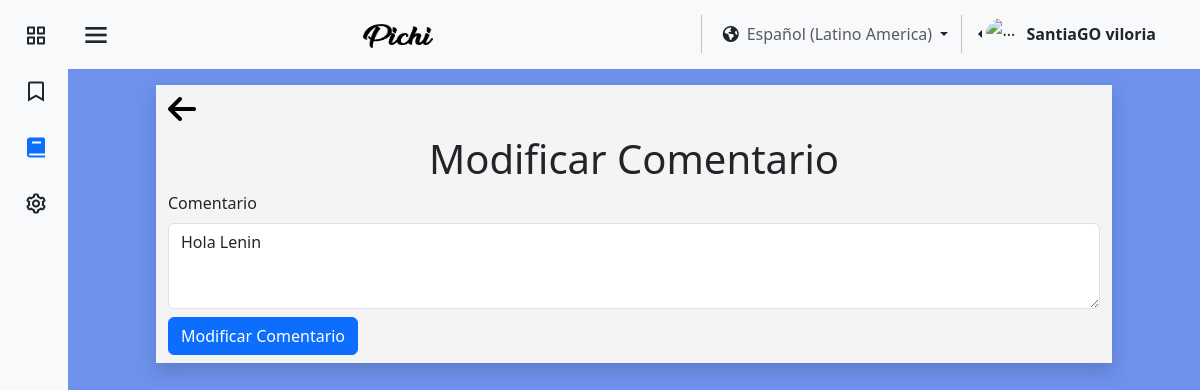
/pages/es/modifComentario.php?idComen=4&id_cur=Cur_URBE_01 (signed in), run on the app's committed database.
### tables this page shows
CREATE TABLE `usuario` (
  `id_user` int(11) NOT NULL,
  `identificacion_user` varchar(11) NOT NULL,
  `nombre_user` varchar(25) NOT NULL,
  `apellido_user` varchar(25) NOT NULL,
  `correo_user` varchar(45) NOT NULL,
  `contrasena_user` varchar(16) NOT NULL,
  `direccion_user` varchar(80) NOT NULL,
  `numero_user` varchar(15) NOT NULL,
  `fecha_nacimiento_user` datetime NOT NULL,
  `Active_online` tinyint(1) NOT NULL,
  `sexo_user` varchar(15) NOT NULL,
  `Empresa_id_empresa` int(11) DEFAULT NULL,
  `rol` tinyint(1) NOT NULL,
  `img_perfil` varchar(255) NOT NULL
);

CREATE TABLE `foro_curso` (
  `id_foro_cur` int(11) NOT NULL,
  `mensaje` longtext NOT NULL,
  `modif_fecha` datetime NOT NULL,
  `modificacion` datetime DEFAULT NULL,
  `usuario_id_user` int(11) NOT NULL,
  `curso_id_curso` varchar(100) NOT NULL
);

### pages/es/modifComentario.php (the view, shortened to what this page needs)
<?php
require "../../assests/php/LoginBD.php";
if (isset($_SESSION['id_user'])) {
    $usuarios1 = $_SESSION['id_user'];
    $conexion1 = mysqli_query($mysqli, "SELECT Empresa_id_empresa, rol, nombre_user, apellido_user FROM usuario WHERE id_user = '$usuarios1'");
    if (mysqli_num_rows($conexion1) > 0) {
        $datos = mysqli_fetch_assoc($conexion1);
        $rol = $datos['rol'];
        $nombreUsuario = $datos['nombre_user'];
        $apellidoUsuario = $datos['apellido_user'];
    }
}
if (isset($_GET['id_cur']) && isset($_GET['idComen'])) {
    $id_curso_seleccionado = $_GET['id_cur'];
    $id_comentario_seleccionado = $_GET['idComen'];
    $consultaComentarios = mysqli_query($mysqli, "SELECT * FROM foro_curso WHERE id_foro_cur = '$id_comentario_seleccionado'");
    if (mysqli_num_rows($consultaComentarios) > 0) {
        while ($datosComentarios = mysqli_fetch_assoc($consultaComentarios)) {
            $Comentarios[] = $datosComentarios;
        }
    }
}
?>
<!DOCTYPE html>
<html lang="en">
<head>
    <link href="https://cdn.jsdelivr.net/npm/bootstrap@5.3.3/dist/css/bootstrap.min.css" rel="stylesheet"
 />
    <link href="https://unpkg.com/boxicons@2.1.4/css/boxicons.min.css" rel="stylesheet" />
    <link rel="stylesheet" href="https://cdnjs.cloudflare.com/ajax/libs/font-awesome/6.5.1/css/all.min.css"
 />
    <link rel="stylesheet" href="../../assests/css/colorPallete.css" />
    <link rel="stylesheet" href="../../assests/css/viewUser.css" />
    <link rel="stylesheet" href="../../assests/css/sidebar.css" />
</head>
<body class="bg-pastel" id="body-pd">
    <header id="header">
        <nav class="navbar bg-body-tertiary">
            <div class="container-fluid">
                <div class="header_toggle">
                    <i class="bx bx-menu" id="header-toggle"></i>
                </div>
                <a class="navbar-brand" href="../../index.html">
                    <img src="../../assests/img/text-1710023184778.png" alt="Bootstrap" width="70" height="24" />
                </a>
                <div class="d-flex flex-wrap justify-content-end">
                    <div class="nav-item dropdown">
                        <button class="btn dropdown-toggle" data-bs-toggle="dropdown" aria-expanded="false" href="#">
                            <span class="fa-solid fa-earth-americas"></span><a class="ms-2 text-body-secondary"
                                href="#">Español (Latino America)</a>
                        </button>
                    </div>
                    <div class="btn-group dropstart me-4 pe-2">
                        <a href="#" class="d-flex align-items-center link-dark text-decoration-none dropdown-toggle"
                            id="dropdownUser2" data-bs-toggle="dropdown" aria-expanded="false">
                            <img src="https://github.com/PichiGod.png" alt="..." width="32" height="32"
                                class="rounded-circle me-2" />
                            <strong>
                                <?php echo $nombreUsuario . " " . $apellidoUsuario; ?>
                            </strong>
                        </a>
                    </div>
                </div>
            </div>
        </nav>
    </header>
    <div class="l-navbar bg-body-tertiary" id="nav-bar">
        <nav class="nav">
            <div class="nav_list">
                <a href="Inicio.php" class="nav_link link-dark">
                    <i class="bx bx-grid-alt nav_icon"></i>
                </a>
                <a href="tutorial.php" class="nav_link link-dark">
                    <i class='bx bx-bookmark nav_icon'></i>
                </a>
                <a href="cursos.php" class="nav_link active">
                    <i class="bx bxs-book nav_icon"></i>
                </a>
                <?php if ($rol != 0) { ?>
                    <a href="MenuAdmin.php" class="nav_link link-dark">
                        <i class="bx bx-cog nav_icon"></i>
                    </a>
                <?php }
                ; ?>
            </div>
        </nav>
    </div>
    <section>
        <div class="container-fluid bg-blanco my-3 pb-2 shadow">
            <a href="verForo.php?id_cur=<?php echo $id_curso_seleccionado ?>"><i class="fa-solid mt-2 fa-arrow-left"
                    style="font-size:2rem;color:black;"></i></a>
            <h1 class="text-center pt-2">Modificar Comentario</h1>
            <form action="" method="post" enctype="multipart/form-data">
                <?php
                if (mysqli_num_rows($consultaComentarios) > 0) {
                    foreach ($Comentarios as $comentario): ?>
                        <div class="rounded ">
                            <label for="mensaje" class="form-label">Comentario</label>
                            <textarea class="form-control" id="mensaje"
                                rows="3"><?php echo $comentario['mensaje']; ?></textarea>
                        </div>
                    <?php endforeach;
                } ?>
                <button class="btn btn-primary mt-2" onclick="submitData();">Modificar Comentario</button>
            </form>
        </div>
    </section>
</body>
</html>

### assests/css/colorPallete.css (style rules this page uses)
.bg-pastel { background-color: #527ce9d6; }
.bg-blanco { background-color: #F4F4F4; }

### assests/css/sidebar.css (style rules this page uses)
:root { --z-fixed: 100; --nav-width: 68px; --header-height: 3rem; }
body { transition: 0.5s; }
a { text-decoration: none; }
.header_toggle { justify-content: center; margin-top: 0.3rem; font-size: 2rem; cursor: pointer; }
.l-navbar { position: fixed; top: 0; left: -30%; width: var(--nav-width); height: 100vh; transition: 0.5s; z-index: var(--z-fixed); }
.nav { height: 100%; display: flex; flex-direction: column; justify-content: space-between; overflow: hidden; }
.nav_logo, .nav_link { display: grid; grid-template-columns: max-content max-content; align-items: center; column-gap: 1rem; padding: 0.5rem 0 0.5rem 1.5rem; }
.nav_link { position: relative; margin-bottom: 1rem; transition: 0.3s; }
.nav_icon { font-size: 1.5rem; }
section { margin-right: 2rem; margin-left: 2rem; }
.active::before { content: ""; position: absolute; left: 0; width: 2px; height: 32px; }
@media screen and (min-width: 768px) { body { margin: 0 0 0 0; padding-left: calc(var(--nav-width)); } }
@media screen and (min-width: 768px) { .l-navbar { left: 0; padding: 1rem 1rem 0 0; } }
@media (min-width: 576px) { section { margin-right: 5.5rem; margin-left: 5.5rem; } }

### data on the page
usuario: nombre_user "SantiaGO", apellido_user "viloria"
foro_curso: mensaje "Hola Lenin"
